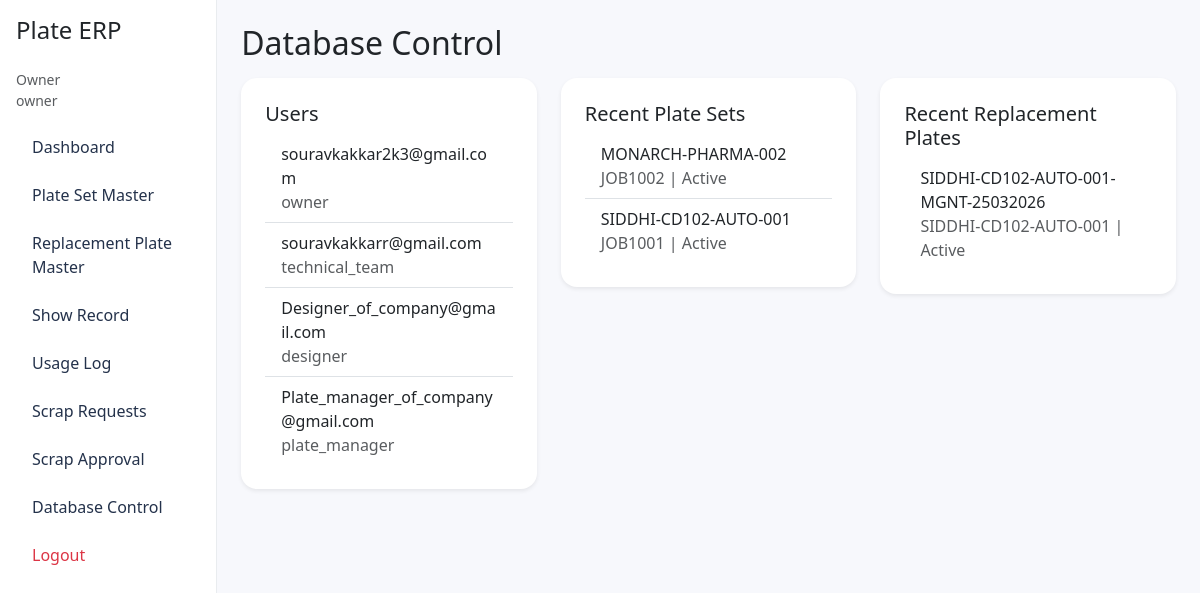
The app's page /database-control (signed in) with its own data.
### app/models.py (models this page shows)
class User(Base):
    __tablename__ = 'users'
    id = Column(Integer, primary_key=True)
    email = Column(String, unique=True, nullable=False, index=True)
    full_name = Column(String, nullable=False)
    role = Column(String, nullable=False)
    password_hash = Column(String, nullable=False)
    is_active = Column(Boolean, default=True, nullable=False)
    created_at = Column(DateTime(timezone=True), server_default=func.now())
    updated_at = Column(DateTime(timezone=True), server_default=func.now(), onupdate=func.now())

class PlateSetMaster(Base):
    __tablename__ = 'plate_set_master'
    id = Column(Integer, primary_key=True)
    job_id = Column(String, unique=True, nullable=False, index=True)
    job_name = Column(String, nullable=False)
    party_name = Column(String, nullable=False)
    plate_set_id = Column(String, unique=True, nullable=False, index=True)
    number_of_plates = Column(Integer, nullable=False)
    plate_size = Column(String, nullable=False)
    gripper_size_mm = Column(Integer, nullable=False)
    color_details = Column(String, nullable=False)
    remarks = Column(Text)
    receiving_date = Column(Date, nullable=False)
    location_id = Column(String, ForeignKey('location_master.location_id'), nullable=False, index=True)
    status = Column(String, default='Active', nullable=False)
    created_by_user_id = Column(Integer, ForeignKey('users.id'))
    created_at = Column(DateTime(timezone=True), server_default=func.now())
    updated_at = Column(DateTime(timezone=True), server_default=func.now(), onupdate=func.now())
    creator = relationship('User')
    location = relationship('LocationMaster')
    usage_logs = relationship('UsageLog', back_populates='plate_set')

class ReplacementPlateMaster(Base):
    __tablename__ = 'replacement_plate_master'
    id = Column(Integer, primary_key=True)
    replacement_plate_receiving_date = Column(Date, nullable=False)
    job_id = Column(String, nullable=False, index=True)
    plate_set_id = Column(String, nullable=False, index=True)
    colour_of_replacement = Column(String, nullable=False)
    replacement_plate_id = Column(String, unique=True, nullable=False, index=True)
    location_id = Column(String, nullable=False)
    status = Column(String, default='Active', nullable=False)
    plate_from_party = Column(String, nullable=False)
    created_by_user_id = Column(Integer, ForeignKey('users.id'))
    created_at = Column(DateTime(timezone=True), server_default=func.now())
    updated_at = Column(DateTime(timezone=True), server_default=func.now(), onupdate=func.now())
    creator = relationship('User')

### app/main.py (the view)
@app.get('/database-control', response_class=HTMLResponse)
def database_control(request: Request, db: Session = Depends(get_db)):
    require_permission(request, 'database_control')
    users = db.query(models.User).order_by(models.User.id).all()
    plate_sets = db.query(models.PlateSetMaster).order_by(models.PlateSetMaster.id.desc()).limit(20).all()
    replacements = db.query(models.ReplacementPlateMaster).order_by(models.ReplacementPlateMaster.id.desc()).limit(20).all()
    return templates.TemplateResponse('database_control.html', context(request, users=users, plate_sets=plate_sets, replacements=replacements))

### app/templates/database_control.html
{% extends 'base.html' %}
{% block content %}
<h2 class="mb-3">Database Control</h2>
<div class="row g-4">
  <div class="col-lg-4">
    <div class="card shadow-sm rounded-4 p-4"><h5>Users</h5>
      <ul class="list-group list-group-flush">
        {% for user in users %}
        <li class="list-group-item">{{ user.email }}<br><span class="text-muted">{{ user.role }}</span></li>
        {% endfor %}
      </ul>
    </div>
  </div>
  <div class="col-lg-4">
    <div class="card shadow-sm rounded-4 p-4"><h5>Recent Plate Sets</h5>
      <ul class="list-group list-group-flush">
        {% for p in plate_sets %}
        <li class="list-group-item">{{ p.plate_set_id }}<br><span class="text-muted">{{ p.job_id }} | {{ p.status }}</span></li>
        {% endfor %}
      </ul>
    </div>
  </div>
  <div class="col-lg-4">
    <div class="card shadow-sm rounded-4 p-4"><h5>Recent Replacement Plates</h5>
      <ul class="list-group list-group-flush">
        {% for r in replacements %}
        <li class="list-group-item">{{ r.replacement_plate_id }}<br><span class="text-muted">{{ r.plate_set_id }} | {{ r.status }}</span></li>
        {% endfor %}
      </ul>
    </div>
  </div>
</div>
{% endblock %}

### app/templates/base.html (shortened to what this page needs)
<!DOCTYPE html>
<html lang="en">
<head>
  <link href="https://cdn.jsdelivr.net/npm/bootstrap@5.3.3/dist/css/bootstrap.min.css" rel="stylesheet">
  <link href="/static/styles.css" rel="stylesheet">
</head>
<body>
<div class="d-flex">
  {% if current_user %}
  <aside class="sidebar p-3">
    <h4 class="mb-4">Plate ERP</h4>
    <div class="small text-muted mb-3">{{ current_user.full_name }}<br>{{ current_user.role }}</div>
    <nav class="nav flex-column gap-2">
      <a class="nav-link" href="/dashboard">Dashboard</a>
      {% if current_user.role in ['owner','technical_team','designer'] %}<a class="nav-link" href="/plate-sets/new">Plate Set Master</a>{% endif %}
      {% if current_user.role in ['owner','technical_team','designer'] %}<a class="nav-link" href="/replacement-plates/new">Replacement Plate Master</a>{% endif %}
      <a class="nav-link" href="/records">Show Record</a>
      <a class="nav-link" href="/usage-log">Usage Log</a>
      {% if current_user.role in ['owner','designer'] %}<a class="nav-link" href="/scrap-requests">Scrap Requests</a>{% endif %}
      {% if current_user.role == 'owner' %}<a class="nav-link" href="/scrap-approval">Scrap Approval</a>{% endif %}
      {% if current_user.role in ['owner','technical_team'] %}<a class="nav-link" href="/database-control">Database Control</a>{% endif %}
      <a class="nav-link text-danger" href="/logout">Logout</a>
    </nav>
  </aside>
  {% endif %}
  <main class="content p-4 w-100">
    {% block content %}{% endblock %}
  </main>
</div>
</body>
</html>

### app/static/styles.css (style rules this page uses)
body { background: #f7f8fc; }
.sidebar { width: 260px; min-height: 100vh; background: #ffffff; border-right: 1px solid #e9ecef; }
.content { min-height: 100vh; }
.nav-link { color: #24324b; border-radius: 12px; }
.card { border: none; }

### records on screen
User: full_name "Owner", role "owner", email "souravkakkar2k3@gmail.com"
User: email "souravkakkarr@gmail.com", role "technical_team"
User: email "Designer_of_company@gmail.com", role "designer"
User: email "Plate_manager_of_company@gmail.com", role "plate_manager"
PlateSetMaster: plate_set_id "MONARCH-PHARMA-002", job_id "JOB1002", status "Active"
PlateSetMaster: plate_set_id "SIDDHI-CD102-AUTO-001", job_id "JOB1001", status "Active"
ReplacementPlateMaster: replacement_plate_id "SIDDHI-CD102-AUTO-001-MGNT-25032026", plate_set_id "SIDDHI-CD102-AUTO-001", status "Active"
